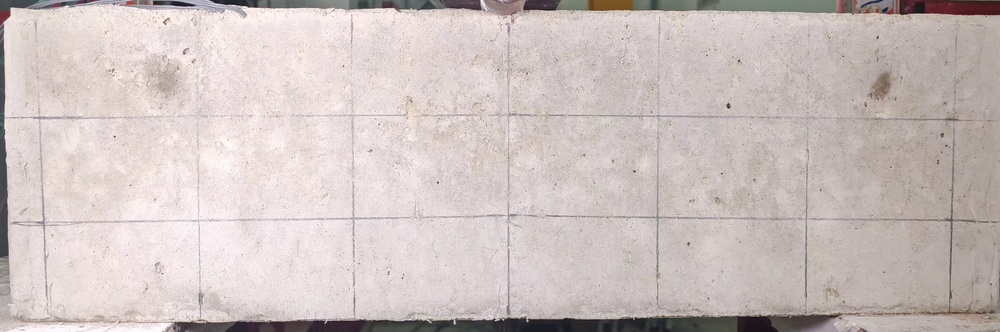
#> input picture image_processing_project/tests/frame_0000.jpg, 1000 x 332 px, shrunk from 3840 x 1276 before the run
$ python keypoints_detect.py
#> lines starting #> are read from the running program, lines starting #| are printed output that depends on the picture; after the words box and inside, x2 and y2 are one past the last pixel; in counts of white or black regions, pixels touching at a corner belong together
import cv2
import numpy as np
import matplotlib.pyplot as plt

def apply_harris_corner_detection(image_path, title):
    """
    Applies Harris Corner Detection to an image and visualizes the corners.

    Args:
        image_path (str): The path to the input image.
        title (str): The title for the plot.

    Returns:
        numpy.ndarray: The image with detected corners drawn.
    """
#> called with image_path = 'frame_0000.jpg'
    # Load the image
    img = cv2.imread(image_path)
#> img is the input picture: shape (332, 1000, 3); mean B, G, R 191.2, 193.6, 205

    # Check if image loading was successful
    if img is None:
        print(f"Error: Could not load image from {image_path}")
        return None

    # Convert the image to grayscale
    gray = cv2.cvtColor(img, cv2.COLOR_BGR2GRAY)

    # Convert to float32 for cornerHarris function
    gray = np.float32(gray)

    # Apply Harris Corner Detection
    # Parameters:
    #   src: Input image (grayscale, float32)
    #   blockSize: Size of neighborhood considered for corner detection
    #   ksize: Aperture parameter for the Sobel operator
    #   k: Harris detector free parameter in the equation
    #      R = det(M) - k * (trace(M))^2
    dst = cv2.cornerHarris(gray, blockSize=2, ksize=3, k=0.04)
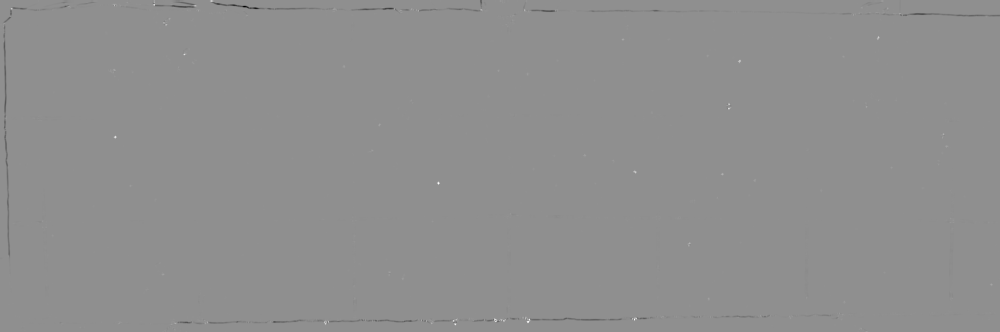
#> dst: shape (332, 1000) float32; min -39286348, max 30506676, mean -46891.7; drawn with min black and max white

    # Result is dilated to mark the corners, not just a single pixel
    dst = cv2.dilate(dst, None)
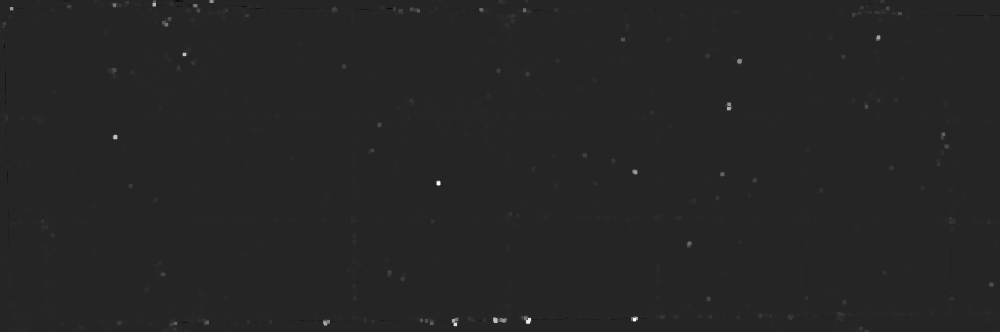
#> dst: shape (332, 1000) float32; min -5321232, max 30506676, mean 50170.9; drawn with min black and max white

    # Threshold for an optimal value, it may vary depending on the image.
    # We are marking corners where the response is greater than 0.01 * max(dst)
    # The detected corners are marked in red on the original image.
    img[dst > 0.01 * dst.max()] = [0, 0, 255] # BGR color for red
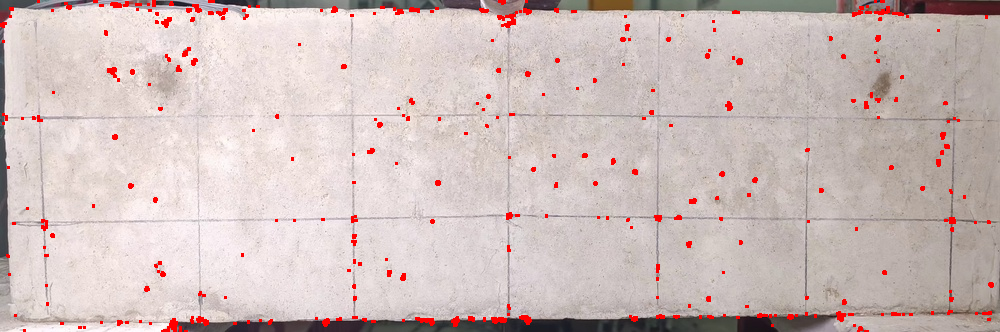
#> img: shape (332, 1000, 3); 2% of pixels changed, all inside (x1, y1, x2, y2) = (0, 0, 994, 332)

    return img

# --- Main execution ---
if __name__ == "__main__":
    image_paths = {
        "frame_0000.jpg": "Original Image (frame_0000.jpg) with Detected Corners",
        "frame_0013.jpg": "Cracked Image (frame_0013.jpg) with Detected Corners"
    }

    # Create a figure to display the results
    plt.figure(figsize=(15, 7))

    for i, (path, title) in enumerate(image_paths.items()):
        processed_img = apply_harris_corner_detection(path, title)

        if processed_img is not None:
            # Matplotlib expects RGB, but OpenCV reads BGR, so convert
            processed_img_rgb = cv2.cvtColor(processed_img, cv2.COLOR_BGR2RGB)

            plt.subplot(1, 2, i + 1)
            plt.imshow(processed_img_rgb)
            plt.title(title)
            plt.axis('off') # Hide axes for cleaner display
        else:
            print(f"Skipping display for {path} due to loading error.")
#> pass 2 of the loop `for i, (path, title) in enumerate(image_paths.items()):`:
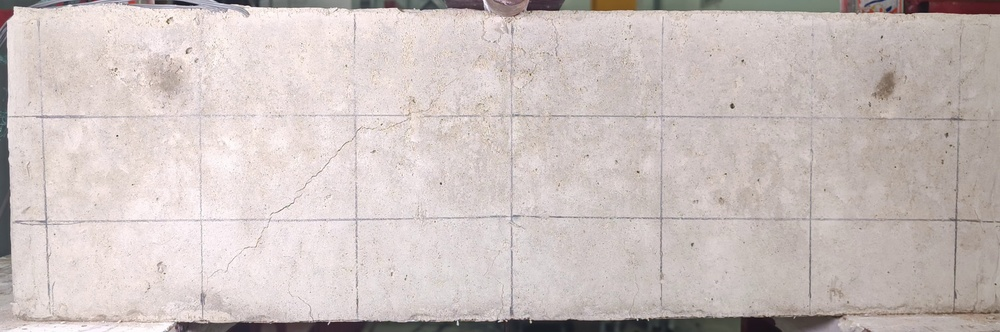
#> input picture image_processing_project/tests/frame_0013.jpg, 1000 x 332 px, shrunk from 3840 x 1276 before the run
#> in apply_harris_corner_detection, img is the input picture: shape (332, 1000, 3); mean B, G, R 191.3, 193.8, 204.6
#> in apply_harris_corner_detection (call 2), `dst = cv2.dilate(dst, None)`:
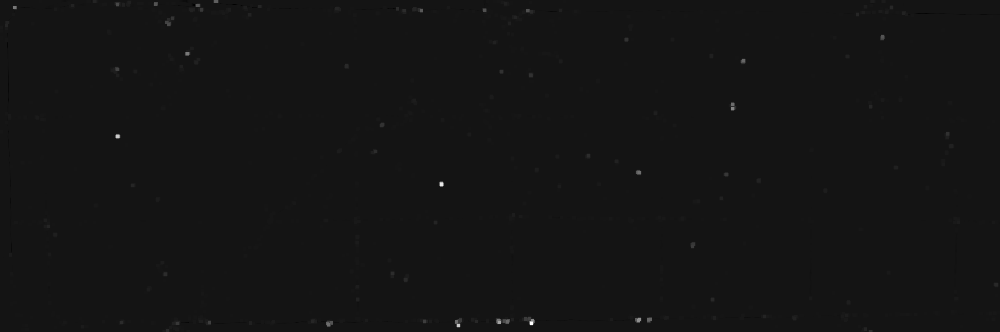
#> dst: shape (332, 1000) float32; min -3851698, max 44634004, mean 56220; drawn with min black and max white
#> in apply_harris_corner_detection (call 2), `img[dst > 0.01 * dst.max()] = [0, 0, 255]`:
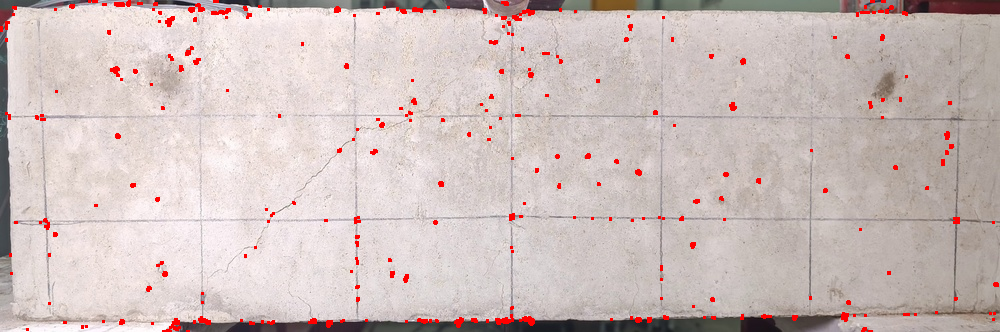
#> img: shape (332, 1000, 3); 1.68% of pixels changed, all inside (x1, y1, x2, y2) = (0, 0, 999, 332)

    plt.tight_layout()
    plt.show()
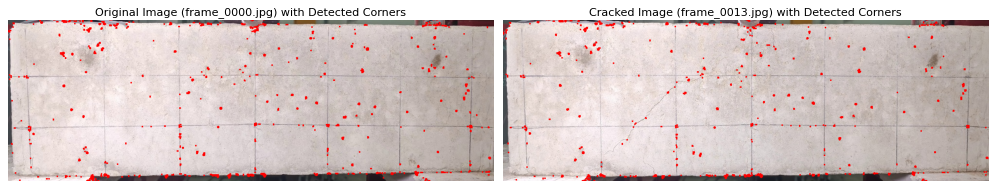
#> figure drawn by matplotlib, 2 panels
